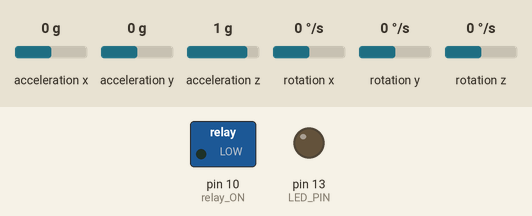
Bench run of a sketch on a simulated Arduino Leonardo, built with avr-gcc and run on an emulated ATmega32U4. Shown: switched loads named in the sketch (green lamp = pin HIGH), output pins drawn as LEDs (lit = HIGH). The test bench sets the inputs (shaded band); at power-on: acceleration x 0 g, acceleration y 0 g, acceleration z 1 g, rotation x 0 °/s, rotation y 0 °/s, rotation z 0 °/s.

Above: at 0.1 s.
At 0.6 s:
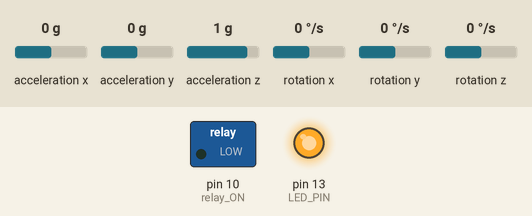
At 6.6 s:
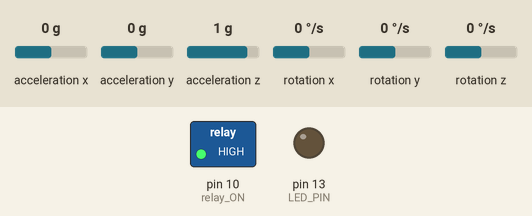
Timing chart, 0 to 8.1 s (numbered marks = the images above):
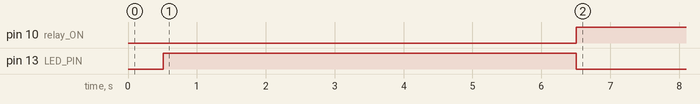

The sketch:

Final_x68_0v5_wo_se.ino
```cpp
// I2C device class (I2Cdev) demonstration Arduino sketch for MPU6050 class using DMP (MotionApps v2.0)
// 6/21/2012 by Jeff Rowberg <jeff@rowberg.net>
// Updates should (hopefully) always be available at https://github.com/jrowberg/i2cdevlib
//
// Changelog:
//      2013-05-08 - added seamless Fastwire support
//                 - added note about gyro calibration
//      2012-06-21 - added note about Arduino 1.0.1 + Leonardo compatibility error
//      2012-06-20 - improved FIFO overflow handling and simplified read process
//      2012-06-19 - completely rearranged DMP initialization code and simplification
//      2012-06-13 - pull gyro and accel data from FIFO packet instead of reading directly
//      2012-06-09 - fix broken FIFO read sequence and change interrupt detection to RISING
//      2012-06-05 - add gravity-compensated initial reference frame acceleration output
//                 - add 3D math helper file to DMP6 example sketch
//                 - add Euler output and Yaw/Pitch/Roll output formats
//      2012-06-04 - remove accel offset clearing for better results (thanks Sungon Lee)
//      2012-06-01 - fixed gyro sensitivity to be 2000 deg/sec instead of 250
//      2012-05-30 - basic DMP initialization working

/* ============================================
I2Cdev device library code is placed under the MIT license
Copyright (c) 2012 Jeff Rowberg

Permission is hereby granted, free of charge, to any person obtaining a copy
of this software and associated documentation files (the "Software"), to deal
in the Software without restriction, including without limitation the rights
to use, copy, modify, merge, publish, distribute, sublicense, and/or sell
copies of the Software, and to permit persons to whom the Software is
furnished to do so, subject to the following conditions:

The above copyright notice and this permission notice shall be included in
all copies or substantial portions of the Software.

THE SOFTWARE IS PROVIDED "AS IS", WITHOUT WARRANTY OF ANY KIND, EXPRESS OR
IMPLIED, INCLUDING BUT NOT LIMITED TO THE WARRANTIES OF MERCHANTABILITY,
FITNESS FOR A PARTICULAR PURPOSE AND NONINFRINGEMENT. IN NO EVENT SHALL THE
AUTHORS OR COPYRIGHT HOLDERS BE LIABLE FOR ANY CLAIM, DAMAGES OR OTHER
LIABILITY, WHETHER IN AN ACTION OF CONTRACT, TORT OR OTHERWISE, ARISING FROM,
OUT OF OR IN CONNECTION WITH THE SOFTWARE OR THE USE OR OTHER DEALINGS IN
THE SOFTWARE.
===============================================
*/

// I2Cdev and MPU6050 must be installed as libraries, or else the .cpp/.h files
// for both classes must be in the include path of your project
#include "I2Cdev.h"

#include "MPU6050_6Axis_MotionApps20.h"
//#include "MPU6050.h" // not necessary if using MotionApps include file

// Arduino Wire library is required if I2Cdev I2CDEV_ARDUINO_WIRE implementation
// is used in I2Cdev.h
#if I2CDEV_IMPLEMENTATION == I2CDEV_ARDUINO_WIRE
    #include "Wire.h"
#endif

// class default I2C address is 0x68
// specific I2C addresses may be passed as a parameter here
// AD0 low = 0x68 (default for SparkFun breakout and InvenSense evaluation board)
// AD0 high = 0x69
MPU6050 mpu;
//MPU6050 mpu(0x69); // <-- use for AD0 high

/* =========================================================================
   NOTE: In addition to connection 3.3v, GND, SDA, and SCL, this sketch
   depends on the MPU-6050's INT pin being connected to the Arduino's
   external interrupt #0 pin. On the Arduino Uno and Mega 2560, this is
   digital I/O pin 2.
 * ========================================================================= */

/* =========================================================================
   NOTE: Arduino v1.0.1 with the Leonardo board generates a compile error
   when using Serial.write(buf, len). The Teapot output uses this method.
   The solution requires a modification to the Arduino USBAPI.h file, which
   is fortunately simple, but annoying. This will be fixed in the next IDE
   release. For more info, see these links:

   http://arduino.cc/forum/index.php/topic,109987.0.html
   http://code.google.com/p/arduino/issues/detail?id=958
 * ========================================================================= */


// uncomment "OUTPUT_READABLE_QUATERNION" if you want to see the actual
// quaternion components in a [w, x, y, z] format (not best for parsing
// on a remote host such as Processing or something though)
//#define OUTPUT_READABLE_QUATERNION

// uncomment "OUTPUT_READABLE_EULER" if you want to see Euler angles
// (in degrees) calculated from the quaternions coming from the FIFO.
// Note that Euler angles suffer from gimbal lock (for more info, see
// http://en.wikipedia.org/wiki/Gimbal_lock)
//#define OUTPUT_READABLE_EULER

// uncomment "OUTPUT_READABLE_YAWPITCHROLL" if you want to see the yaw/
// pitch/roll angles (in degrees) calculated from the quaternions coming
// from the FIFO. Note this also requires gravity vector calculations.
// Also note that yaw/pitch/roll angles suffer from gimbal lock (for
// more info, see: http://en.wikipedia.org/wiki/Gimbal_lock)
#define OUTPUT_READABLE_YAWPITCHROLL

// uncomment "OUTPUT_READABLE_REALACCEL" if you want to see acceleration
// components with gravity removed. This acceleration reference frame is
// not compensated for orientation, so +X is always +X according to the
// sensor, just without the effects of gravity. If you want acceleration
// compensated for orientation, us OUTPUT_READABLE_WORLDACCEL instead.
//#define OUTPUT_READABLE_REALACCEL

// uncomment "OUTPUT_READABLE_WORLDACCEL" if you want to see acceleration
// components with gravity removed and adjusted for the world frame of
// reference (yaw is relative to initial orientation, since no magnetometer
// is present in this case). Could be quite handy in some cases.
//#define OUTPUT_READABLE_WORLDACCEL

// uncomment "OUTPUT_TEAPOT" if you want output that matches the
// format used for the InvenSense teapot demo
//#define OUTPUT_TEAPOT


#define LED_PIN 13 // (Arduino is 13, Teensy is 11, Teensy++ is 6)
//bool blinkState = false;
const int relay_ON = 10;
int out = 0;

// MPU control/status vars
bool dmpReady = false;  // set true if DMP init was successful
uint8_t mpuIntStatus;   // holds actual interrupt status byte from MPU
uint8_t devStatus;      // return status after each device operation (0 = success, !0 = error)
uint16_t packetSize;    // expected DMP packet size (default is 42 bytes)
uint16_t fifoCount;     // count of all bytes currently in FIFO
uint8_t fifoBuffer[64]; // FIFO storage buffer

// orientation/motion vars
Quaternion q;           // [w, x, y, z]         quaternion container
VectorInt16 aa;         // [x, y, z]            accel sensor measurements
VectorInt16 aaReal;     // [x, y, z]            gravity-free accel sensor measurements
VectorInt16 aaWorld;    // [x, y, z]            world-frame accel sensor measurements
VectorFloat gravity;    // [x, y, z]            gravity vector
float euler[3];         // [psi, theta, phi]    Euler angle container
float ypr[3];           // [yaw, pitch, roll]   yaw/pitch/roll container and gravity vector

// packet structure for InvenSense teapot demo
uint8_t teapotPacket[14] = { '$', 0x02, 0,0, 0,0, 0,0, 0,0, 0x00, 0x00, '\r', '\n' };


/* ================================================================
// ===               INTERRUPT DETECTION ROUTINE                ===
// ================================================================

volatile bool mpuInterrupt = false;     // indicates whether MPU interrupt pin has gone high
void dmpDataReady() {
    mpuInterrupt = true;
}

*/

// ================================================================
// ===                      INITIAL SETUP                       ===
// ================================================================

void setup() {
    // join I2C bus (I2Cdev library doesn't do this automatically)
    #if I2CDEV_IMPLEMENTATION == I2CDEV_ARDUINO_WIRE
        Wire.begin();
        TWBR = 24; // 400kHz I2C clock (200kHz if CPU is 8MHz)
    #elif I2CDEV_IMPLEMENTATION == I2CDEV_BUILTIN_FASTWIRE
        Fastwire::setup(100, true);
    #endif

    // initialize serial communication
    // (115200 chosen because it is required for Teapot Demo output, but it's
    // really up to you depending on your project)
    //Serial.begin(115200);
    //while (!Serial); // wait for Leonardo enumeration, others continue immediately
    // NOTE: 8MHz or slower host processors, like the Teensy @ 3.3v or Ardunio
    // Pro Mini running at 3.3v, cannot handle this baud rate reliably due to
    // the baud timing being too misaligned with processor ticks. You must use
    // 38400 or slower in these cases, or use some kind of external separate
    // crystal solution for the UART timer.

    // initialize device
    //Serial.println(F("Initializing I2C devices..."));
    mpu.initialize();

    // verify connection
    //Serial.println(F("Testing device connections..."));
    //Serial.println(mpu.testConnection() ? F("MPU6050 connection successful") : F("MPU6050 connection failed"));

    // wait for ready
    //Serial.println(F("\nSend any character to begin DMP programming and demo: "));
    //while (Serial.available() && Serial.read()); // empty buffer
   // while (!Serial.available());                 // wait for data
    //while (Serial.available() && Serial.read()); // empty buffer again

    // load and configure the DMP
    //Serial.println(F("Initializing DMP..."));
    devStatus = mpu.dmpInitialize();

    // supply your own gyro offsets here, scaled for min sensitivity
    mpu.setXGyroOffset(220);
    mpu.setYGyroOffset(76);
    mpu.setZGyroOffset(-85);
    mpu.setZAccelOffset(1788); // 1688 factory default for my test chip

    // make sure it worked (returns 0 if so)
    if (devStatus == 0) {
        // turn on the DMP, now that it's ready
        //Serial.println(F("Enabling DMP..."));
        mpu.setDMPEnabled(true);

        // enable Arduino interrupt detection
        //Serial.println(F("Enabling interrupt detection (Arduino external interrupt 0)..."));
        //attachInterrupt(0, dmpDataReady, RISING);
        //mpuIntStatus = mpu.getIntStatus();

        // set our DMP Ready flag so the main loop() function knows it's okay to use it
        //Serial.println(F("DMP ready! Waiting for first interrupt..."));
        dmpReady = true;

        // get expected DMP packet size for later comparison
        packetSize = mpu.dmpGetFIFOPacketSize();
    } else {
        // ERROR!
        // 1 = initial memory load failed
        // 2 = DMP configuration updates failed
        // (if it's going to break, usually the code will be 1)
        //Serial.print(F("DMP Initialization failed (code "));
        //Serial.print(devStatus);
        //Serial.println(F(")"));
    }

    // configure LED for output
    pinMode(LED_PIN, OUTPUT);
    pinMode(relay_ON, OUTPUT);
}


// ================================================================
// ===                    MAIN PROGRAM LOOP                     ===
// ================================================================

void loop() {
    // if programming failed, don't try to do anything
    if (!dmpReady) return;
/*
    // wait for MPU interrupt or extra packet(s) available
    while (!mpuInterrupt && fifoCount < packetSize) {
        // other program behavior stuff here
        // .
        // .
        // .
        // if you are really paranoid you can frequently test in between other
        // stuff to see if mpuInterrupt is true, and if so, "break;" from the
        // while() loop to immediately process the MPU data
        // .
        // .
        // .
    }
*/
    // reset interrupt flag and get INT_STATUS byte
    //mpuInterrupt = false;
    //mpuIntStatus = mpu.getIntStatus();

    // get current FIFO count
    fifoCount = mpu.getFIFOCount();

    // check for overflow (this should never happen unless our code is too inefficient)
    if (fifoCount == 1024) {
        // reset so we can continue cleanly
        mpu.resetFIFO();
        //Serial.println(F("FIFO overflow!"));

    // otherwise, check for DMP data ready interrupt (this should happen frequently)
    } else {
        // wait for correct available data length, should be a VERY short wait
        while (fifoCount < packetSize) fifoCount = mpu.getFIFOCount();

        // read a packet from FIFO
        mpu.getFIFOBytes(fifoBuffer, packetSize);

        // track FIFO count here in case there is > 1 packet available
        // (this lets us immediately read more without waiting for an interrupt)
        fifoCount -= packetSize;

        #ifdef OUTPUT_READABLE_YAWPITCHROLL
            // display Euler angles in degrees
            mpu.dmpGetQuaternion(&q, fifoBuffer);
            mpu.dmpGetGravity(&gravity, &q);
            mpu.dmpGetYawPitchRoll(ypr, &q, &gravity);
/*            Serial.print("ypr\t");
            Serial.print(ypr[0] * 180/M_PI);
            Serial.print("\t");
            Serial.print(ypr[1] * 180/M_PI);
            Serial.print("\t");
            Serial.println(ypr[2] * 180/M_PI);
*/

            // ======================================================================
// ***********          "T A N K  O N E"  C H E C K             ***********
// ======================================================================
            if ((ypr[1] * 180/M_PI) < 13)               // If the water level at TANK_1 is Full
            {                                           // Check for this is the first time to actuate the Relay
              if (out == 0)                             // Only at First time execution "out" will be "0" else it is set to "1"
                  {
                    digitalWrite(LED_PIN, HIGH);
                    digitalWrite(relay_ON, LOW);
                    //Serial.println("Condition Satisfied");
                    delay(6000);                        //Delay to hold the relay actuation for 6 secs to Auto stop the motor.
                    out = 1;                            // Setting "out" as "1"
                    digitalWrite(relay_ON, HIGH);        //Closing the circuit with "NC" terminals of the relay for the motor to run
                    digitalWrite(LED_PIN, LOW);         //Indicator goes Low too.

                  }else{
                    //Serial.println("Tank is full, filling up other tank");
                       }
            }else{
              digitalWrite(LED_PIN, LOW);
              digitalWrite(relay_ON, HIGH);
              //Serial.println("Dropping down");
              out = 0;
             }
             mpu.resetFIFO();
            //Serial.println("Done Reset FIFO");
            //Serial.println("In-Delay mode");
            //delay(100);

            #endif
    }
}
```

Measured:
- by itself, pin 10 (relay_ON): LOW → HIGH at 6.5 s
- by itself, pin 13 (LED_PIN): LOW → HIGH at 0.51 s, → LOW 6.0 s later
